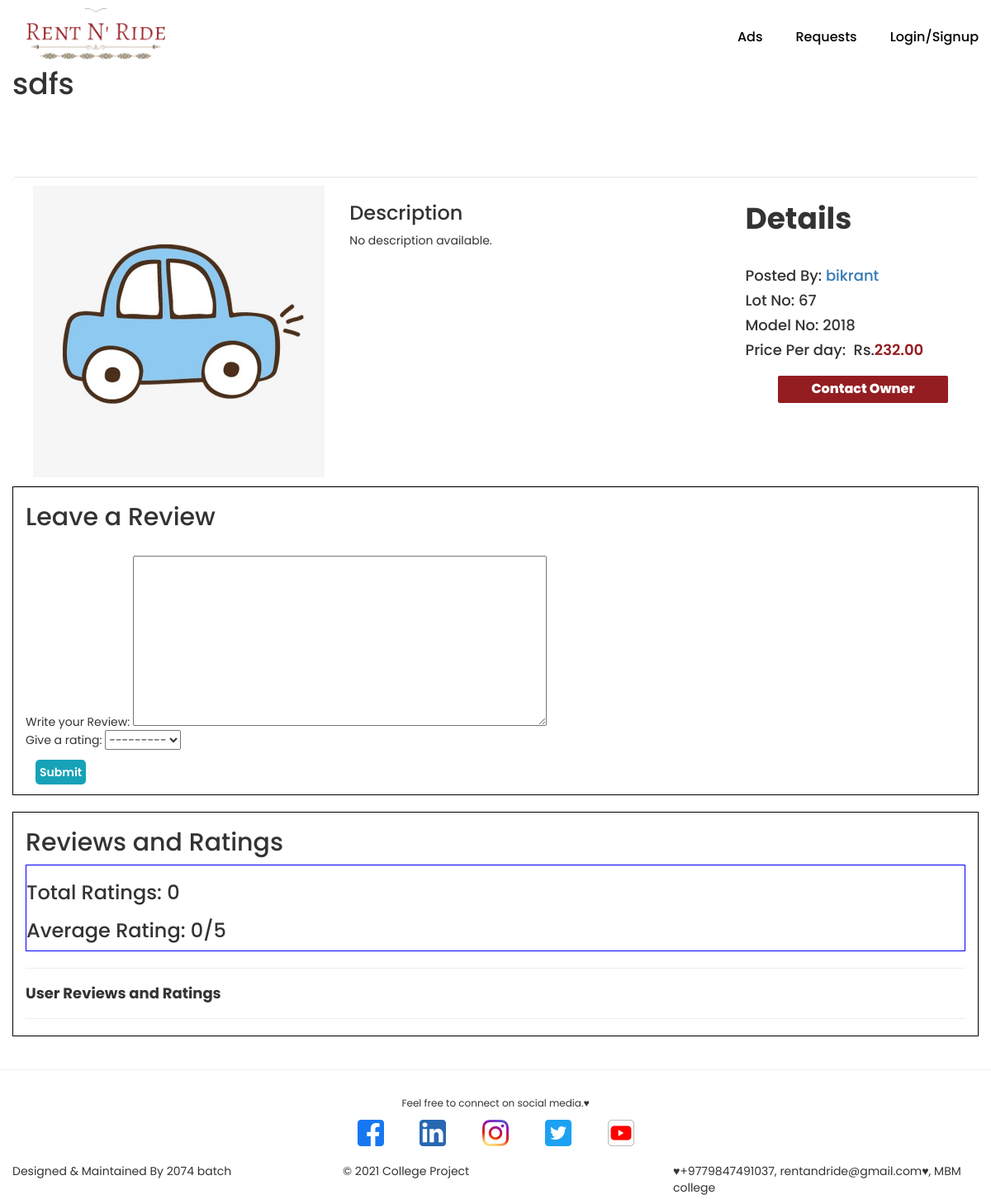
The page /ad/fb4d21e5-fb1c-4ce0-b39a-69e95b9cc2d5/ on the database as committed earlier.
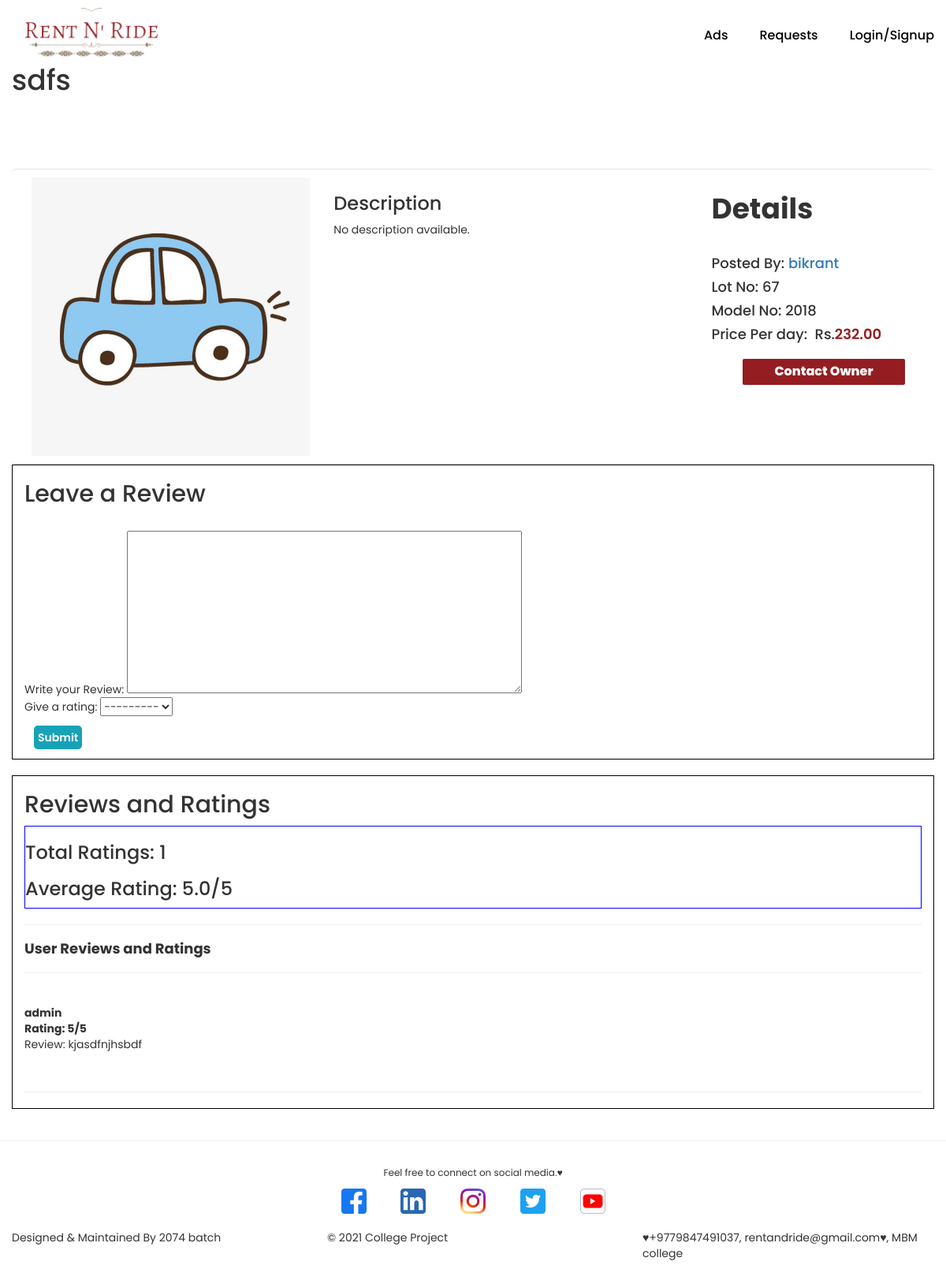
The same page on the database as committed later.
### ads/models.py (models this page shows, shortened)
class AdReview(models.Model):
    CHOICE = [
        ('1','1'),
        ('2','2'),
        ('3','3'),
        ('4','4'),
        ('5','5'),
        ]
    id = models.UUIDField(default=uuid.uuid4, unique=True, primary_key=True, editable=False)
    ad = models.ForeignKey(Ad, null=True, blank=True, on_delete=models.CASCADE)
    user = models.ForeignKey(Profile, null = True, on_delete= models.CASCADE)
    review_text = models.TextField(null=True, blank=True)
    review_rating = models.CharField(max_length=1, choices=CHOICE)
    created = models.DateTimeField(auto_now_add=True)
    class Meta:
        unique_together = [['ad', 'user']]

### users/models.py (models this page shows)
class Profile(models.Model):
    user = models.OneToOneField(
        User, on_delete=models.CASCADE, null=True, blank=True)
    name = models.CharField(max_length=200, null=True, blank=True)
    username = models.CharField(max_length=200, null=True, blank=True)
    location = models.CharField(max_length=200, null=True, blank=True)
    province = models.CharField(max_length=20, choices = [
        ('Bagmati', 'Bagmati'),
    ], null=True)
    city = models.CharField(max_length=100, null=True)
    date_of_birth = models.DateField(null=True)
    gender = models.CharField(max_length=10, choices=[
        ('Male', 'Male'),
        ('Female', 'Female'),
        ('Other', 'Other')
    ], null=True)
    email = models.EmailField(max_length=500, null=True, blank=True)
    phone = models.CharField(max_length=10, null=True, blank=True)
    short_intro = models.CharField(max_length=300, null=True, blank=True)
    bio = models.TextField(blank=True, null=True)
    profile_image = models.ImageField(
        null=True, blank=True, upload_to='users/', default='users/user-default.png ')
    created = models.DateTimeField(auto_now_add=True)
    id = models.UUIDField(default=uuid.uuid4, unique=True,
                          primary_key=True, editable=False)
    def __str__(self) -> str:
        return str(self.username)

### ads/views.py (the view, shortened to what this page needs)
# urls.py: path('ad/<str:pk>/', views.ad_details, name='ad-details'),
def ad_details(request, pk):
    count = 0
    sum = 0
    ad = Ad.objects.get(id=pk)
    form = AdReviewForm()
    for review in ad.adreview_set.all():
        count+=1
        sum += int(review.review_rating)
    if count == 0:
        average = 0;
    else:
        average = str(sum/count)[0:3]
    context = {'ad': ad, 'form': form, 'count':count, 'average':average }
    return render(request, 'ads/ad-details.html', context)

### ads/forms.py
class AdReviewForm(forms.ModelForm):
    class Meta:
        model = AdReview
        fields = ['review_text', 'review_rating']

### ads/templates/ads/ad-details.html (shortened to what this page needs)
{% extends 'main.html' %}
{% load static %}
{% block content %}
<div class="container">
    <h1>{{ad.ad_title}}</h1>
    <div class="container">
        <div class="row single-product-wrapper">
            <div class="col-md-4 product-img">
                <img src="{{ad.featured_image.url }}" alt="">
            </div>
            <div class="col-md-5 product-description">
                <h3>Description</h3>
                <p>
                    {% if ad.description %}
                    {{ad.description}}</p>
                {% else %}
                No description available.
                {% endif %}
            </div>
            <div class="col-md-3 product-detail">
                <h1> Details</h1><br>
                <h4>Posted By: <a href="{% url 'user-profile' ad.owner.id %}">{{ ad.owner }}</a></span></h4>
                <h4>Lot No:&nbsp<span>67</span></h4>
                <h4>Model No:&nbsp<span>2018</span></h4>
                <h4>Price Per day:&nbsp Rs.<span id="pp">{{ad.asking_price}}</span></h4>
                <button type="submit" onclick=""><a href="{% url 'user-profile' ad.owner.id %}">Contact Owner</a>
                </button>
            </div>
        </div>
    </div>
    <div class="container" style="border: 1px solid black;">
        <h2>Leave a Review</h2>
        <div class="form-group">
            <form action="{% url 'ad-details' ad.id %}" method="POST">
                <br>
                Write your Review: {{form.review_text}}
                <br>
                Give a rating: {{form.review_rating}}
                <br>
                <button type="submit" onclick="" style="float: left;">Submit</button>
                <br>
            </form>
        </div>
    </div>
    <br>
    <div class="container" style="border: 1px solid black;">
        <h2>Reviews and Ratings</h2>
        <div style="border: 1px solid blue;">
            <h3>Total Ratings: {{count}}</h3>
            <h3>Average Rating: {{average}}/5</h3>
        </div>
        <hr>
        <div>
            <h4><b>User Reviews and Ratings</b></h4>
            <hr>
            {% for review in ad.adreview_set.all %}
            <div class="flex-container">
                <div>
                    <img src="{{review.user.profile_image.url}}" alt="" style="width: 100px;"><br>
                    <b>{{ review.user }}</b>
                </div>
                <div>
                    <b>Rating: {{ review.review_rating }}/5</b>
                </div>
                <div>
                    {% if review.review_text %}
                    <p>Review: {{ review.review_text }}</p>
                    {% else %}
                    <p>The user has not left a review.</p>
                    {% endif %}
                </div>
                <br>
                <hr>
            </div>
            {% endfor %}
        </div>
    </div>
    <div class="review-container" style="display: flex;">
    </div>
</div>
{% endblock content %}

Rows that differ between the two databases and show on the page:
added AdReview: user "admin", review_rating "5", review_text "kjasdfnjhsbdf"
Other text that changed with them:
{{ count }}: "0" → "1"
{{ average }}: "0" → "5.0"
